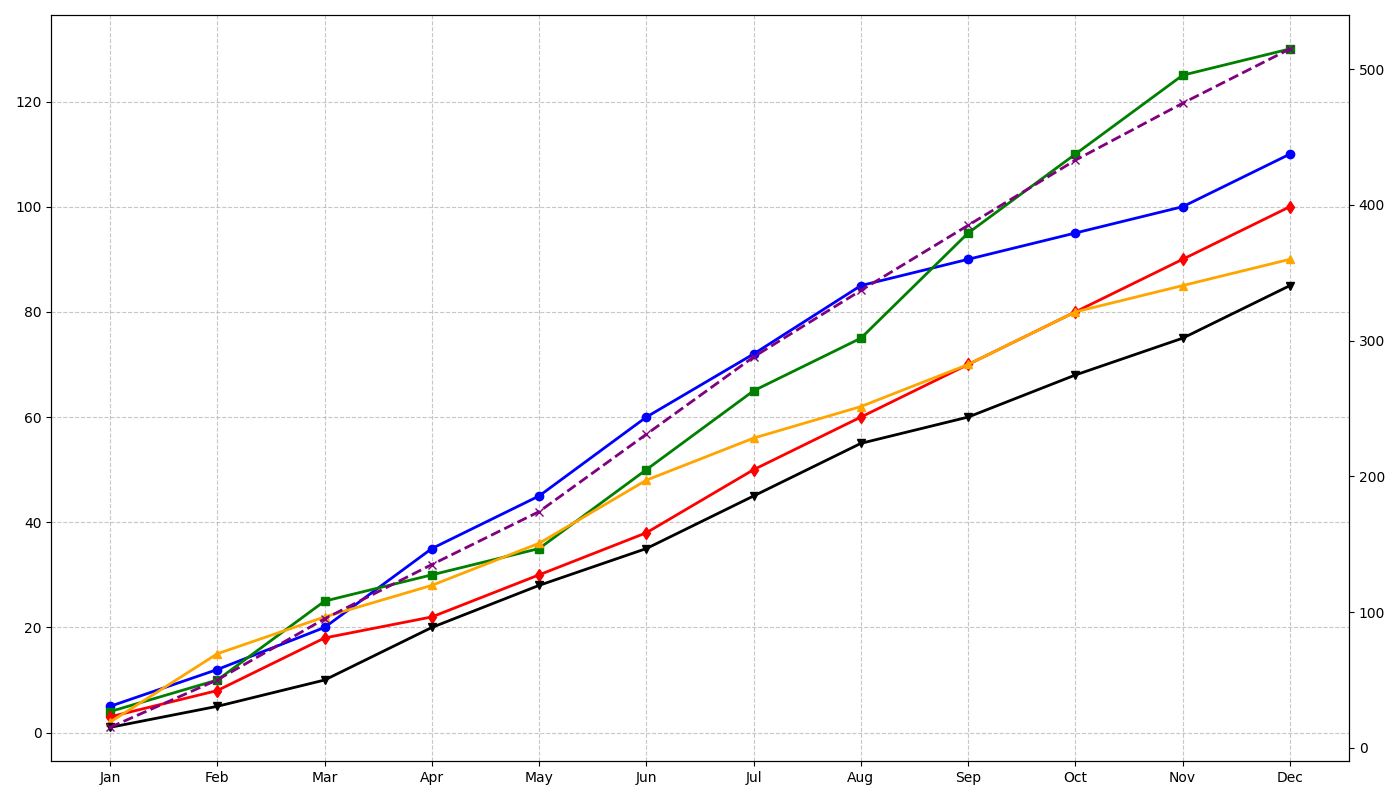

Write the Python code that produced this figure.
import matplotlib.pyplot as plt
import numpy as np

# Data construction
months = ['Jan', 'Feb', 'Mar', 'Apr', 'May', 'Jun', 'Jul', 'Aug', 'Sep', 'Oct', 'Nov', 'Dec']
points_norland = np.array([5, 12, 20, 35, 45, 60, 72, 85, 90, 95, 100, 110])
points_sunford = np.array([4, 10, 25, 30, 35, 50, 65, 75, 95, 110, 125, 130])
points_eastoria = np.array([3, 8, 18, 22, 30, 38, 50, 60, 70, 80, 90, 100])
points_westreach = np.array([2, 15, 22, 28, 36, 48, 56, 62, 70, 80, 85, 90])
points_shadowvale = np.array([1, 5, 10, 20, 28, 35, 45, 55, 60, 68, 75, 85])

fig, ax1 = plt.subplots(figsize=(14, 8))
ax2 = ax1.twinx()

cumulative_points = points_norland + points_sunford + points_eastoria + points_westreach + points_shadowvale
ax2.plot(months, cumulative_points, color='purple', linestyle='--', marker='x', linewidth=2)

ax1.plot(months, points_norland, marker='o', linestyle='-', color='blue', linewidth=2)
ax1.plot(months, points_sunford, marker='s', linestyle='-', color='green', linewidth=2)
ax1.plot(months, points_eastoria, marker='d', linestyle='-', color='red', linewidth=2)
ax1.plot(months, points_westreach, marker='^', linestyle='-', color='orange', linewidth=2)
ax1.plot(months, points_shadowvale, marker='v', linestyle='-', color='black', linewidth=2)

ax1.grid(True, linestyle='--', alpha=0.7)

plt.tight_layout()
plt.show()
